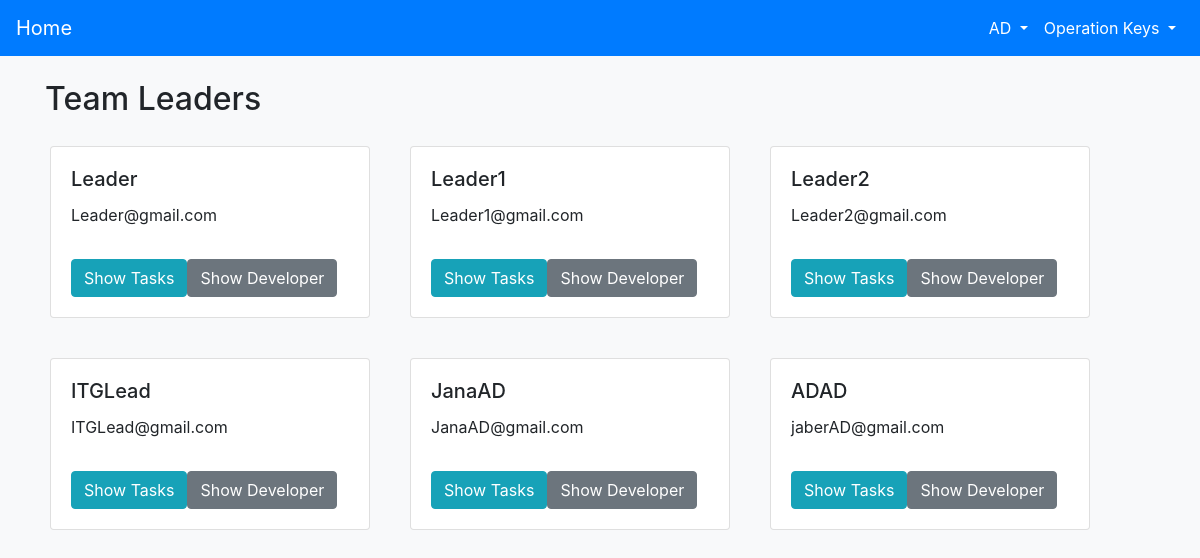
The page /View_members/ (signed in) on the database its author committed.
### hierarchy/models.py (models this page shows)
class User(AbstractUser):
    ROLE_CHOICES = [
        ('Manager', 'Manager'),
        ('Team Leader', 'Team Leader'),
        ('Developer', 'Developer'),
    ]
    username = models.CharField(max_length=50, unique=True)
    first_name = models.CharField(max_length=50)
    last_name = models.CharField(max_length=50)
    email = models.EmailField(unique=True)
    password = models.CharField(max_length=100)
    role = models.CharField(max_length=20, choices=ROLE_CHOICES)
    supervisor = models.ForeignKey('self', on_delete=models.SET_NULL, null=True, blank=True, related_name='supervised_users')

### hierarchy/views.py (the view)
# urls.py: path('View_members/',views.View_members,name='View_members'),
@login_required
def View_members(request):
    if request.user.role == 'Manager':
        queryset = User.objects.filter(supervisor=request.user)
        return render(request, 'View_members.html',{'Leaders':queryset,'pk':request.user.id})
    else:
        return render(request,'permission.html')

### hierarchy/templates/View_members.html (shortened to what this page needs)
<!doctype html>
{% load static %}
<html lang="en">
<head>
    <link rel="stylesheet" href="https://cdn.jsdelivr.net/npm/bootstrap@4.0.0/dist/css/bootstrap.min.css">
    <link rel="stylesheet" type="text/css" href="{% static 'css/Manager.css' %}">
</head>
<body>
    <nav class="navbar navbar-expand-lg navbar-dark">
        <a class="navbar-brand" href="{% url 'Manager' %}">Home</a>
        <div class="collapse navbar-collapse" id="navbarNav">
            <ul class="navbar-nav ml-auto">
                <li class="nav-item dropdown">
                    <a class="nav-link dropdown-toggle" href="#" id="navbarDropdownMenuLink" role="button" data-toggle="dropdown" aria-haspopup="true" aria-expanded="false">
                        {{ request.user.username }}
                    </a>
                </li>
                <li class="nav-item dropdown">
                    <a class="nav-link dropdown-toggle" href="#" id="navbarDropdownMenuLink" role="button" data-toggle="dropdown" aria-haspopup="true" aria-expanded="false">
                        Operation Keys
                    </a>
                </li>
            </ul>
        </div>
    </nav>
<div class="container">
    <h2 class="mt-4">Team Leaders</h2>
    <div class="row">
    {% for leader in Leaders %}
        <div class="card">
            <div class="card-body">
                <h5 class="card-title">{{ leader.username }}</h5>
                <p class="card-text">{{ leader.email }}</p>
                <div class="btn-group mt-3" role="group">
                <a href="{% url 'show_task' leader.pk %}"><button type="button" class="btn btn-info">Show Tasks</button></a>
                <a href="{% url 'Show_developer' leader.pk %}"><button type="button" class="btn btn-secondary">Show Developer</button></a>
                </div>
            </div>
        </div>
        {% endfor %}
    </div>
</div>
</body>
</html>

### hierarchy/static/css/Manager.css (style rules this page uses)
body { background-color: #f8f9fa; }
.navbar { background-color: #007bff !important; }
.navbar-brand, .navbar-nav .nav-link { color: #ffffff !important; }
.card { margin: 20px; width: 20rem; float: left; }

### rows shown on the page
User: user.username "AD"
User: username "Leader", email "Leader@gmail.com"
User: username "Leader1", email "Leader1@gmail.com"
User: username "Leader2", email "Leader2@gmail.com"
User: username "ITGLead", email "ITGLead@gmail.com"
User: username "JanaAD", email "JanaAD@gmail.com"
User: username "ADAD", email "jaberAD@gmail.com"
